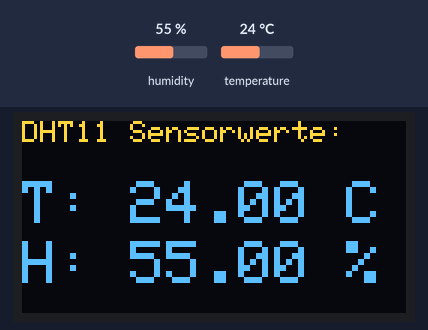
Simulated run of this sketch. Board: ESP32. Parts: 128×64 one-colour display. The inputs (shaded band) are chosen by the test bench; at power-on: humidity 55 %, temperature 24 °C. The OLED is the two-colour kind (top 16 rows yellow); what the sketch prints to the serial monitor is not drawn.

Above: at 3.2 s.
3.3 s: humidity set to 22 %
At 4.9 s:
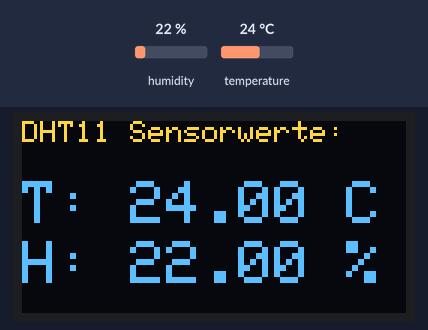
6.0 s: temperature set to 12 °C
At 6.4 s:
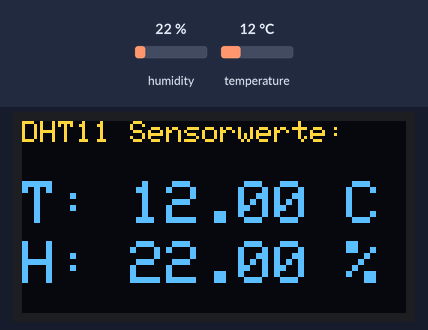
8.7 s: humidity set to 40 %
At 10.5 s:
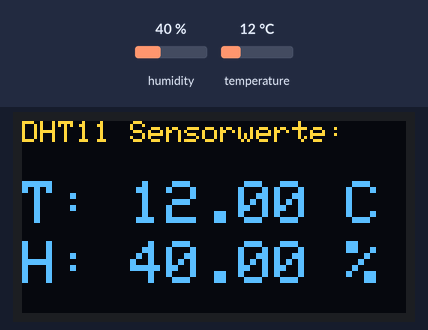
11.7 s: temperature set to 19 °C
At 13.2 s:
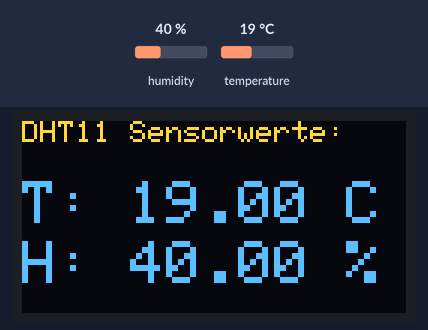
Timing chart, 0 to 14.7 s (numbered marks = the images above; inputs shaded):
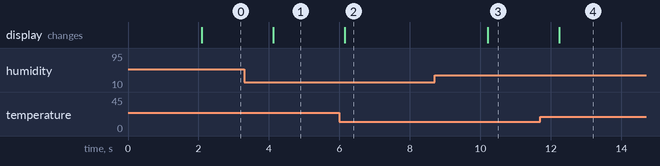

Measured:
- after the input at 3.3 s, the display: changes after 0.82 s (image 1)
- after the input at 6.0 s, the display: changes after 0.15 s (image 2)
- after the input at 8.7 s, the display: changes after 1.5 s (image 3)
- after the input at 11.7 s, the display: changes after 0.54 s (image 4)

The sketch:

esp32_temp_luftf.ino
```cpp
#include <Wire.h>
#include <Adafruit_GFX.h>
#include <Adafruit_SSD1306.h>
#include <DHT.h>

// Display-Einstellungen
#define SCREEN_WIDTH 128
#define SCREEN_HEIGHT 64
#define OLED_RESET -1
Adafruit_SSD1306 display(SCREEN_WIDTH, SCREEN_HEIGHT, &Wire, OLED_RESET);

// DHT11-Einstellungen
#define DHTPIN 4 // Pin, an dem der DHT11 angeschlossen ist
#define DHTTYPE DHT22
DHT dht(DHTPIN, DHTTYPE);

void setup() {
  // Seriellen Monitor starten
  Serial.begin(115200);
  Serial.println("Starte...");

  // DHT11 initialisieren
  dht.begin();

  // OLED-Display initialisieren
  if (!display.begin(SSD1306_SWITCHCAPVCC, 0x3C)) { // 0x3C ist die Standardadresse des SSD1306
    Serial.println(F("OLED konnte nicht initialisiert werden!"));
    for (;;); // Stoppe hier, wenn das Display nicht funktioniert
  }

  // Display vorbereiten
  display.clearDisplay();
  display.setTextSize(1);
  display.setTextColor(SSD1306_WHITE);
  display.setCursor(0, 0);
  display.println("Starte...");
  display.display();
  delay(2000);
}

void loop() {
  // Sensorwerte lesen
  float temperature = dht.readTemperature();
  float humidity = dht.readHumidity();

  // Prüfen, ob die Messwerte gültig sind
  if (isnan(temperature) || isnan(humidity)) {
    Serial.println(F("Fehler beim Lesen des DHT11-Sensors!"));
    display.clearDisplay();
    display.setCursor(0, 0);
    display.println("Sensorfehler!");
    display.display();
    delay(2000);
    return;
  }

  // Messwerte auf dem seriellen Monitor ausgeben
  Serial.print(F("Temperatur: "));
  Serial.print(temperature);
  Serial.println(F(" °C"));

  Serial.print(F("Luftfeuchtigkeit: "));
  Serial.print(humidity);
  Serial.println(F(" %"));

  // Messwerte auf dem Display anzeigen
  display.clearDisplay();
  display.setTextSize(1);
  display.setTextColor(SSD1306_WHITE);
  display.setCursor(0, 0);
  display.println("DHT11 Sensorwerte:");
  display.setTextSize(2);
  display.setCursor(0, 20);
  display.print("T: ");
  display.print(temperature);
  display.println(" C");

  display.setCursor(0, 40);
  display.print("H: ");
  display.print(humidity);
  display.println(" %");

  display.display();
  delay(2000); // Warte 2 Sekunden bis zur nächsten Messung
}
```
